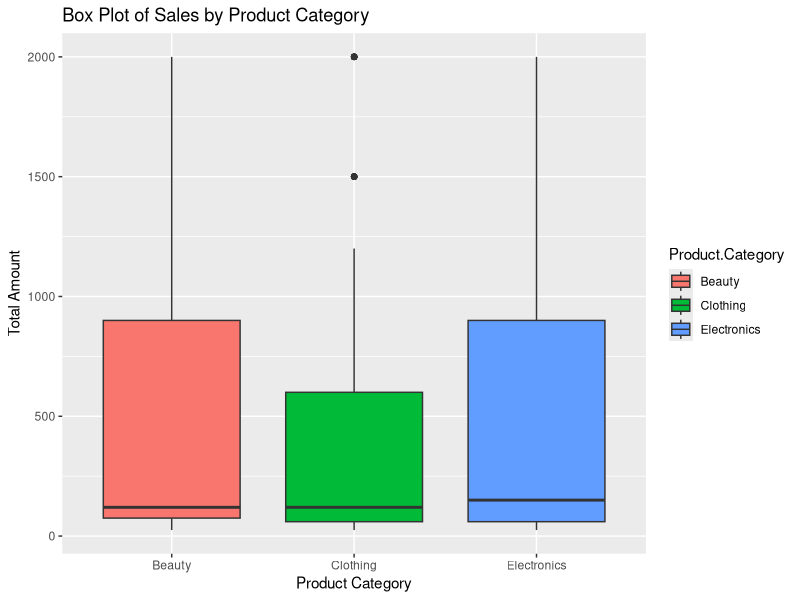
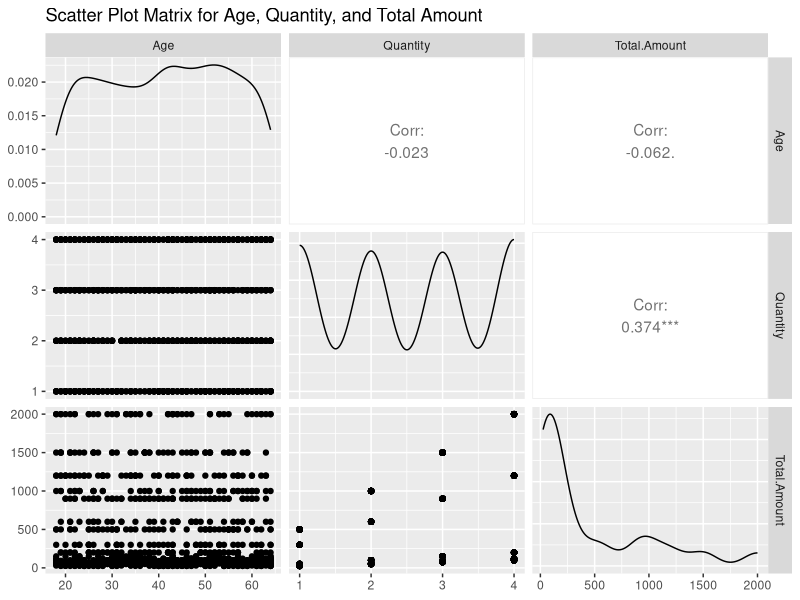
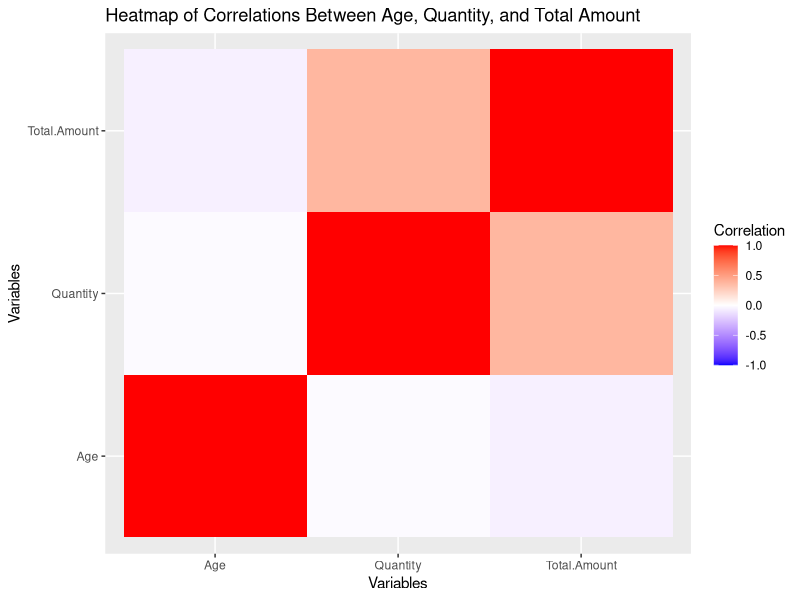

R code for these plots, in order:
# =============================
# OVERVIEW:
# This script performs data cleaning, analysis, and visualization on retail sales data.
# It answers key business questions related to total sales, customer demographics, and spending behavior.
# =============================

# Load necessary libraries
library(dplyr)    # For data manipulation
library(ggplot2)  # For data visualization
library(GGally)   # For scatter plot matrix
library(reshape2) # For creating heatmaps
# Add a command below to load tidyr

# =============================
# LOAD DATA
# Read the CSV data file and store it in a dataframe
sales_data <- read.csv("Week 3 retail_sales_dataset.csv")

# View rows of the dataset to understand its structure
head(sales_data)
tail(sales_data)
print(sales_data)

str(sales_data)
summary(sales_data)

#sales_data <- mutate(sales_data, Log.TA = log(Total.Amount))

#data_filtered <- filter(sales_data, Age < 30)
#head(data_filtered)

# =============================
# STEP 1: HANDLING MISSING AND DUPLICATE DATA
# =============================
# HANDLE MISSING DATA
# Check for missing values in the dataframe
colSums(is.na(sales_data))

# Replace empty strings or 'NaN' with NA in the entire dataframe
sales_data[sales_data == "" | sales_data == "NaN"] <- NA

# Check for missing values in the dataframe again
colSums(is.na(sales_data))

# Fill missing values in Age with the median (if any)
sales_data$Age[is.na(sales_data$Age)] <- median(sales_data$Age, na.rm = TRUE)

# =============================
# HANDLE DUPLICATE DATA
# Check if any duplicates exist
duplicates_count <- sum(duplicated(sales_data))
print(paste("Number of duplicate rows:", duplicates_count))

# Remove any duplicate rows from the dataframe
sales_data <- distinct(sales_data)

# Check if any duplicates remain
duplicates_count <- sum(duplicated(sales_data))
print(paste("Number of duplicate rows:", duplicates_count))

# =============================
# STEP 2: IDENTIFYING REVENUE DECLINE BY PRODUCT CATEGORY
# =============================
# Calculate total sales for each product category
total_sales_per_category <- sales_data %>%
  group_by(Product.Category) %>%
  summarise(total_sales = sum(Total.Amount, na.rm = TRUE)) %>%
  arrange(desc(total_sales))

# Display the total sales per category
print("Total Sales per Category:")
print(total_sales_per_category)

# =============================
# Create a box plot to visualize the spread of total amount spent by category
ggplot(sales_data, aes(x = Product.Category, y = Total.Amount)) +
  geom_boxplot(aes(fill = Product.Category)) +
  ggtitle("Box Plot of Sales by Product Category") +
  xlab("Product Category") +
  ylab("Total Amount")

# A box plot visually represents the distribution of a dataset by showing
# its spread, central tendency, and potential outliers. The box spans the
# interquartile range (IQR), containing the middle 50% of the data, with
# a line inside the box representing the median. The whiskers extend to
# the minimum and maximum values within 1.5 times the IQR, and points
# beyond the whiskers are considered outliers. Symmetry or skewness is
# indicated by the length of the whiskers, showing how the data is
# distributed, with skewness revealed by longer whiskers on one side.

# =============================
# STEP 3: CUSTOMER DEMOGRAPHICS AND SPENDING BEHAVIOR
# =============================
# Analyze the average age of customers for each product category
average_age_per_category <- sales_data %>%
  group_by(Product.Category) %>%
  summarise(avg_age = mean(Age, na.rm = TRUE)) %>%
  arrange(desc(avg_age))

# Display the average age per category
print("Average Customer Age per Category:")
print(average_age_per_category)

# =============================
# Create a scatter plot matrix to explore relationships between Age, Quantity, and Total Amount
ggpairs(sales_data, columns = c("Age", "Quantity", "Total.Amount"),
        title = "Scatter Plot Matrix for Age, Quantity, and Total Amount")

# A scatter plot matrix displays pairwise relationships between multiple 
# variables in a dataset. Each cell in the matrix contains a scatter plot 
# comparing two variables, helping to visualize patterns, correlations, 
# or trends between them. The diagonal of the matrix typically shows 
# each variable's distribution, often as histograms or density plots. 
# Scatter plot matrices are useful for identifying relationships, 
# clustering, or outliers, providing an overview of how variables interact 
# across the dataset.

# =============================
# CHALLENGE: CREATE A CONNECTED SCATTER PLOT
# =============================
# Uncomment the code below and see if you can create a connected scatter plot using
# Date and Total Amount. Our initial dataframe is called sales_data - not data. 

# ggplot(data, aes(x = var1, y = var2, group = 1)) + geom_line() + geom_point()

# Maybe just charting Date and Total Amount isn't very helpful?

# Let's try consider simplifying by computing monthly averages!

# print(sales_data)

# Ensure the Date column is in the correct Date format
# sales_data <- sales_data %>%
#   mutate(Date = as.Date(Date, format = "%m/%d/%y"))

# Calculate the average Total.Amount by month
# monthly_averages <- sales_data %>%
#   mutate(Month = format(Date, "%Y-%m")) %>%  # Create a new Month column in "YYYY-MM" format
#   group_by(Month) %>%  # Group by the Month column
#   summarize(Average_Total_Amount = mean(Total.Amount, na.rm = TRUE))  # Calculate the average

# Check the summarized data
# print(monthly_averages)

# Plot the monthly averages
# ggplot(monthly_averages, aes(x = Month, y = Average_Total_Amount, group = 1)) +
#   geom_line() +
#   geom_point() +
#   theme(axis.text.x = element_text(angle = 45, hjust = 1)) +  # Rotate x-axis labels for readability
#   labs(x = "Month", y = "Average Total Amount", title = "Average Total Amount by Month")

# =============================
# STEP 4: GENDER-BASED SPENDING ANALYSIS
# =============================
# Calculate total spending by gender
total_spending_by_gender <- sales_data %>%
  group_by(Gender) %>%
  summarise(total_spending = sum(Total.Amount, na.rm = TRUE)) %>%
  arrange(desc(total_spending))

# Display the total spending by gender
print("Total Spending by Gender:")
print(total_spending_by_gender)

# =============================
# CHALLENGE: CREATE A BAR CHART
# =============================

# Uncomment the code below and see if you can create a barplot using
# Gender and Total.Amount. Our dataframe is called sales_data - not data.
# ggplot(data, aes(x=name, y=value)) +
#   geom_bar(stat = "identity")

# =============================
# STEP 5: ANALYZING THE RELATIONSHIP BETWEEN KEY VARIABLES
# =============================
# Create a heatmap to visualize correlations between numerical variables
correlation_matrix <- cor(sales_data[, c("Age", "Quantity", "Total.Amount")], use = "complete.obs")

# Melt the correlation matrix for visualization
melted_corr_matrix <- melt(correlation_matrix)

# Plot the heatmap using ggplot2
ggplot(data = melted_corr_matrix, aes(x = Var1, y = Var2, fill = value)) +
  geom_tile() +
  scale_fill_gradient2(low = "blue", high = "red", mid = "white", midpoint = 0, limit = c(-1, 1), space = "Lab", 
                       name="Correlation") +
  ggtitle("Heatmap of Correlations Between Age, Quantity, and Total Amount") +
  xlab("Variables") +
  ylab("Variables")

# A correlation heatmap visually represents the strength and direction of 
# relationships between variables in a dataset. Each cell in the heatmap 
# shows a correlation coefficient, typically ranging from -1 to 1, with 
# color intensity indicating the degree of correlation. Positive correlations 
# are closer to 1, while negative correlations are closer to -1. Heatmaps 
# make it easy to identify strong relationships, patterns, or trends between 
# variables at a glance, aiding in feature selection and understanding 
# data interactions.

# =============================
# CHALLENGE: CREATE SOMETHING ON YOUR OWN
# =============================

# Check out this awesome ggplot2 website: https://r-graph-gallery.com
# You can explore different visualizations and maybe find one that interests you.
# Drill down into and see the sample code.  Trying copying it into this file, updating it and runnning it.
# This dataset will not support all of these but you can focus on simpler ones first.  
